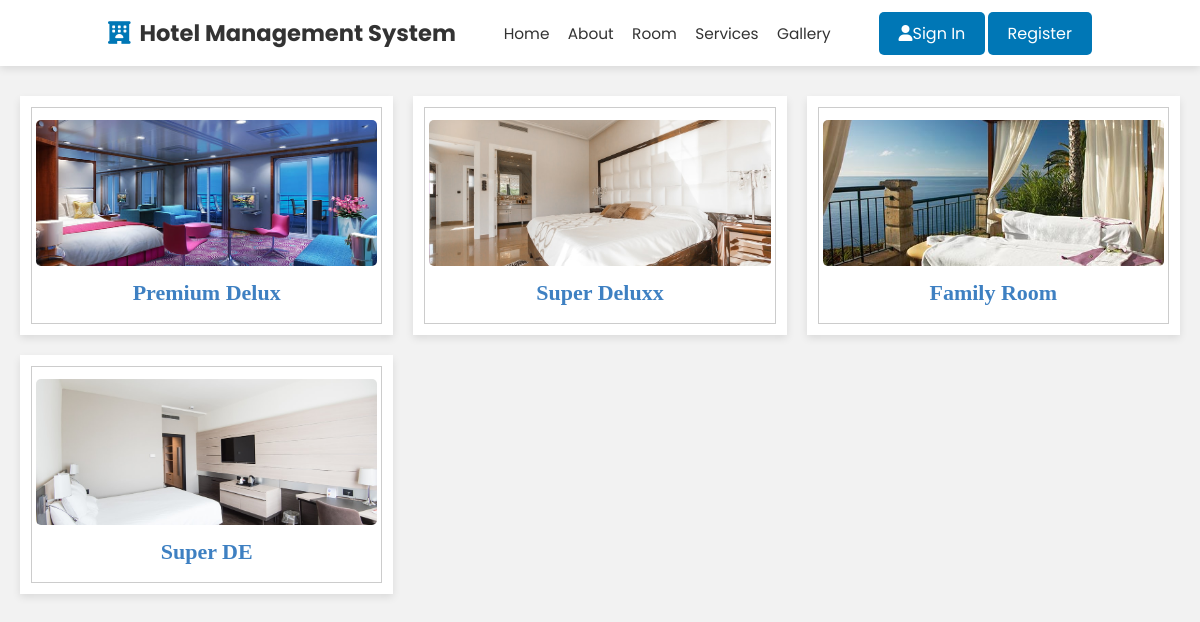
The page /newroom.php on the database its author committed.
### tables this page shows
CREATE TABLE `room_categories` (
  `room_id` int(11) NOT NULL,
  `name` varchar(255) NOT NULL,
  `price` varchar(255) NOT NULL,
  `image` varchar(255) NOT NULL,
  `area` varchar(255) NOT NULL,
  `quantity` int(50) NOT NULL,
  `adult` int(50) NOT NULL,
  `children` int(50) NOT NULL,
  `desc` varchar(1000) NOT NULL,
  `facilities` varchar(50) NOT NULL,
  `features` varchar(55) NOT NULL
);

### newroom.php (the view, shortened to what this page needs)
 <?php
include 'topnav.php';
?>
<!DOCTYPE html>
<html lang="en">
<head>
</head>
<body>
<?php
include "config.php";
$select = mysqli_query($conn, "SELECT * FROM room_categories");
?>
  <h1>Room Gallery</h1>
  <div class="room-gallery">
  <?php while($row = mysqli_fetch_assoc($select)){ ?>
    <div class="room-card" data-room_id="<?php echo $row['room_id']; ?>" data-name="<?php echo $row['name']; ?>" data-image="<?php echo $row['image']; ?>" data-description="<?php echo $row['desc']; ?>" data-children="<?php echo $row['children']; ?>" data-adult="<?php echo $row['adult']; ?>" data-price="<?php echo $row['price']; ?>" data-area="<?php echo $row['area']; ?>" data-facilities="<?php echo $row['facilities']; ?>" data-features="<?php echo $row['features']; ?>">
      <img class="room-image" src="./admin/uploaded_img/<?php echo $row['image']; ?>" alt="<?php echo $row['name']; ?>">
      <div class="room-name"><?php echo $row['name']; ?></div>
    </div>
    <?php } ?>
  </div>
</body>
</html>

### topnav.php (style rules this page uses)
:root { --primary:#0077b6; --secondary:#48cae4; --black:#333; --white:#fff; --box-shadow: 0 .5rem 1rem rgba(0, 0, 0, 0.1); }
* { font-family: 'Poppins', sans-serif; margin: 0; padding: 0; box-sizing: border-box; outline: none; border: none; text-decoration: none; text-transform: capitalize; transition: .2s linear; }
html { font-size: 50.5%; overflow-x: hidden; scroll-padding-top: 9rem; scroll-behavior: smooth; }

### newroom.php (style rules this page uses)
body { font-family: Arial, sans-serif; background-color: #f2f2f2; padding: 20px; }
h1 { font-size: 3.5rem; color: #444; margin-bottom: 3rem; text-transform: uppercase; text-align: center; }
.room-gallery { display: grid; grid-template-columns: repeat(auto-fit, minmax(350px, 1fr)); grid-gap: 20px; }
.room-card { text-align: center; padding: 3rem 2rem; background: #fff; box-shadow: 0 0.5rem 1rem rgba(0, 0, 0, 0.1); outline: 0.1rem solid #ccc; outline-offset: -1.5rem; cursor: pointer; }
.room-image { width: 100%; object-fit: cover; border-radius: 5px; margin-bottom: 10px; height: 18rem; }
.room-name { font-size: 22px; font-weight: bold; margin-bottom: 5px; font-family: italic; color: #3e80c2; }

### rows shown on the page
room_categories: image (picture), name "Premium Delux"
room_categories: image (picture), name "Super Deluxx"
room_categories: image (picture), name "Family Room"
room_categories: image (picture), name "Super DE"
